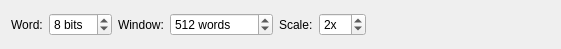
<?xml version="1.0" encoding="UTF-8"?>
<ui version="4.0">
 <class>DotPlotControls</class>
 <widget class="QWidget" name="DotPlotControls">
  <property name="geometry">
   <rect>
    <x>0</x>
    <y>0</y>
    <width>561</width>
    <height>49</height>
   </rect>
  </property>
  <layout class="QHBoxLayout" name="horizontalLayout_4">
   <item>
    <layout class="QHBoxLayout" name="horizontalLayout">
     <item>
      <widget class="QLabel" name="label">
       <property name="text">
        <string>Word:</string>
       </property>
       <property name="buddy">
        <cstring>sb_wordSize</cstring>
       </property>
      </widget>
     </item>
     <item>
      <widget class="QSpinBox" name="sb_wordSize">
       <property name="sizePolicy">
        <sizepolicy hsizetype="Preferred" vsizetype="Fixed">
         <horstretch>0</horstretch>
         <verstretch>0</verstretch>
        </sizepolicy>
       </property>
       <property name="suffix">
        <string> bits</string>
       </property>
       <property name="minimum">
        <number>1</number>
       </property>
       <property name="maximum">
        <number>64</number>
       </property>
       <property name="value">
        <number>8</number>
       </property>
      </widget>
     </item>
    </layout>
   </item>
   <item>
    <layout class="QHBoxLayout" name="horizontalLayout_2">
     <item>
      <widget class="QLabel" name="label_2">
       <property name="text">
        <string>Window:</string>
       </property>
       <property name="buddy">
        <cstring>sb_windowSize</cstring>
       </property>
      </widget>
     </item>
     <item>
      <widget class="QSpinBox" name="sb_windowSize">
       <property name="sizePolicy">
        <sizepolicy hsizetype="Preferred" vsizetype="Fixed">
         <horstretch>0</horstretch>
         <verstretch>0</verstretch>
        </sizepolicy>
       </property>
       <property name="suffix">
        <string> words</string>
       </property>
       <property name="minimum">
        <number>100</number>
       </property>
       <property name="maximum">
        <number>2147483647</number>
       </property>
       <property name="value">
        <number>512</number>
       </property>
      </widget>
     </item>
    </layout>
   </item>
   <item>
    <layout class="QHBoxLayout" name="horizontalLayout_3">
     <item>
      <widget class="QLabel" name="label_3">
       <property name="text">
        <string>Scale:</string>
       </property>
       <property name="buddy">
        <cstring>sb_scale</cstring>
       </property>
      </widget>
     </item>
     <item>
      <widget class="QSpinBox" name="sb_scale">
       <property name="sizePolicy">
        <sizepolicy hsizetype="Preferred" vsizetype="Fixed">
         <horstretch>0</horstretch>
         <verstretch>0</verstretch>
        </sizepolicy>
       </property>
       <property name="suffix">
        <string>x</string>
       </property>
       <property name="minimum">
        <number>1</number>
       </property>
       <property name="maximum">
        <number>32</number>
       </property>
       <property name="value">
        <number>2</number>
       </property>
      </widget>
     </item>
    </layout>
   </item>
   <item>
    <spacer name="horizontalSpacer">
     <property name="orientation">
      <enum>Qt::Horizontal</enum>
     </property>
     <property name="sizeHint" stdset="0">
      <size>
       <width>61</width>
       <height>20</height>
      </size>
     </property>
    </spacer>
   </item>
  </layout>
 </widget>
 <resources/>
 <connections/>
</ui>
